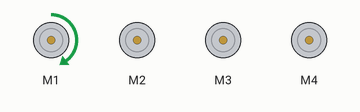
A sketch run on a simulated Arduino Uno, built with avr-gcc and run on an emulated ATmega328P. Parts: 4 × DC motor (green arrow = forward, orange = backward, longer = faster).

Above: at 0.1 s.
Timing chart, 0 to 1.6 s (numbered marks = the images above):
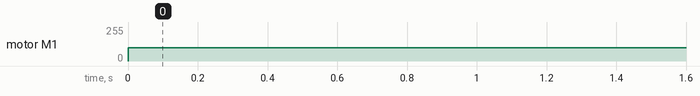

The sketch:

SO-Electric-Vehicle.ino
```cpp
#include <Wire.h>                   //include motor shield library
#include <Adafruit_MotorShield.h>
#include "utility/Adafruit_PWMServoDriver.h"

Adafruit_MotorShield motorShield = Adafruit_MotorShield();    //create an object for the motor shield

Adafruit_DCMotor *frontLeft = motorShield.getMotor(1);      //create objects for motors
Adafruit_DCMotor *frontRight = motorShield.getMotor(2);
Adafruit_DCMotor *backLeft = motorShield.getMotor(3);
Adafruit_DCMotor *backRight = motorShield.getMotor(4);


void setup(){

  motorShield.begin();
  frontLeft->setSpeed(100);
  frontRight->setSpeed(100);
  backLeft->setSpeed(100);
  backRight->setSpeed(100);

}

void loop(){

  frontLeft->run(FORWARD);

}
```

Measured:
- by itself, motor M1: stopped → forward 100/255 at 0.00 s
